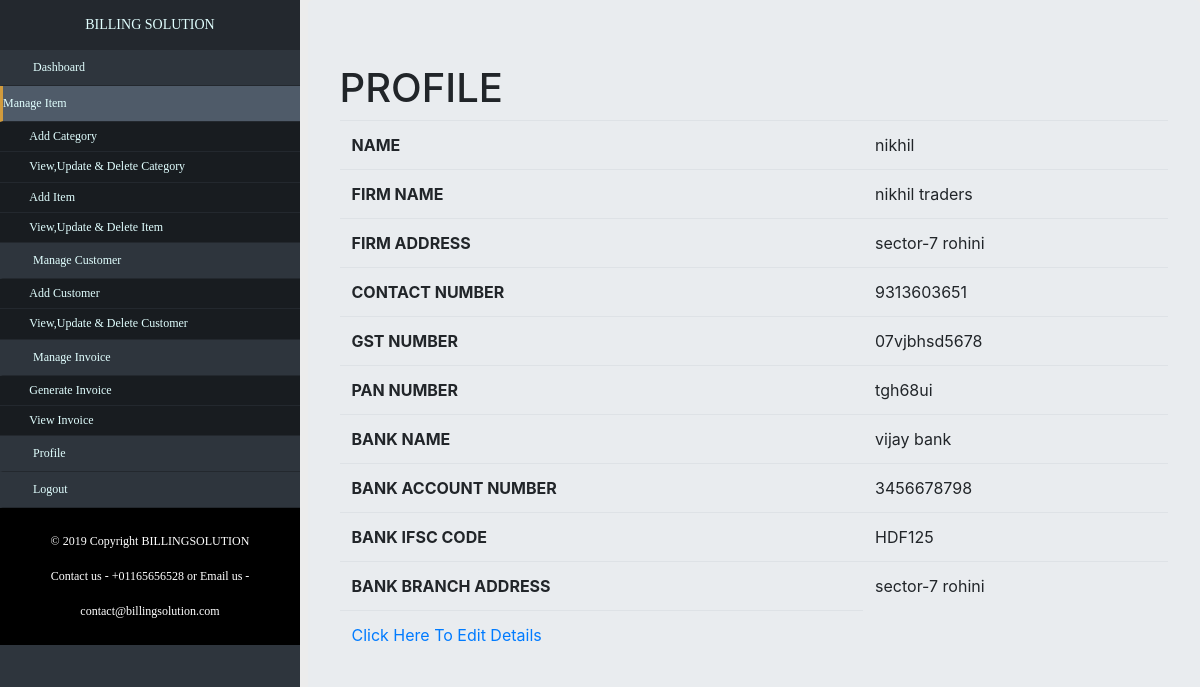
The app's page /profile_detail/ (signed in) with its own data.
### UserApp/models.py (models this page shows)
class Profile(models.Model):
    username = models.ForeignKey(User,on_delete=models.CASCADE)
    name = models.CharField(max_length=40,blank=False)
    firm_name = models.CharField(max_length=50,blank=False)
    firm_address = models.CharField(max_length=80,blank=False)
    mobile_number = models.IntegerField(blank=False)
    gst_number = models.CharField(max_length=20)
    pan_number = models.CharField(max_length=15)
    bank_account_number = models.IntegerField(blank=False)
    bank_name = models.CharField(max_length=25,blank=False)
    bank_ifsc_code = models.CharField(max_length=15,blank=False)
    bank_branch_address = models.CharField(max_length=80)

### UserApp/views.py (the view)
# urls.py: path('profile_detail/',views.ProfileListView.as_view(),name='profile-list'),
class ProfileListView(LoginRequiredMixin,ListView):
    login_url = 'UserApp:loginpage'
    model=models.Profile
    template_name='UserApp/profile_list.html'

### UserApp/templates/UserApp/profile_list.html
<!DOCTYPE html>
{% extends "baseinner.html" %}
{% block body_block %}
<h1>PROFILE</h1>
<table class="table">
  {% for obj in object_list %}
        {% if request.user == obj.username %}
        <tr>
          <th>NAME</th>
          <td>{{ obj.name }}</td>
        </tr>
        <tr>
          <th>FIRM NAME</th>
          <td>{{ obj.firm_name }}</td>
        </tr>
        <tr>
          <th>  FIRM ADDRESS</th>
          <td>{{ obj.firm_address }}</td>
        </tr>
        <tr>
          <th>CONTACT NUMBER</th>
          <td>{{ obj.mobile_number }}</td>
        </tr>
        <tr>
          <th>GST NUMBER</th>
          <td>{{ obj.gst_number }}</td>
        </tr>
        <tr>
          <th>PAN NUMBER</th>
          <td>{{ obj.pan_number }}</td>
        </tr>
        <tr>
          <th>BANK NAME</th>
          <td>{{ obj.bank_name }}</td>
        </tr>
        <tr>
          <th>BANK ACCOUNT NUMBER</th>
          <td>{{ obj.bank_account_number }}</td>
        </tr>
        <tr>
          <th>BANK IFSC CODE</th>
          <td>{{ obj.bank_ifsc_code }}</td>
        </tr>
        <tr>
          <th>BANK BRANCH ADDRESS</th>
          <td>{{ obj.bank_branch_address }}</td>
        </tr>
        <tr>
          <td><a href="{% url 'UserApp:profile-update' obj.id %}"> Click Here To Edit Details </a></td>
        </tr>
        {% endif %}
    {% endfor %}
  </table>
{% endblock %}

### static/css/baseinnercss.css (style rules this page uses)
body { background-color:rgb(236,236,236); }

### records on screen
Profile: name "nikhil", firm_name "nikhil traders", firm_address "sector-7 rohini", mobile_number "9313603651", gst_number "07vjbhsd5678", pan_number "tgh68ui", bank_name "vijay bank", bank_account_number "3456678798", bank_ifsc_code "HDF125", bank_branch_address "sector-7 rohini"
